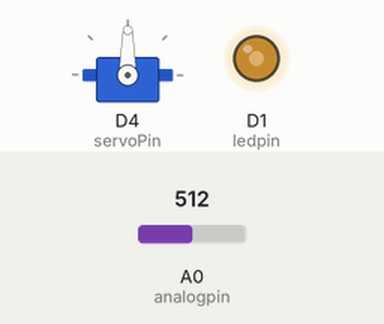
Recording of a sketch running on a simulated ESP8266 (NodeMCU). Shown: servo, output pins drawn as LEDs (lit = HIGH). The test bench sets the inputs (shaded band); at power-on: A0 (analogpin) = 512. What the sketch prints to the serial monitor is not drawn.

Above: at 1.2 s.
1.3 s: A0 (analogpin) set to 716
At 2.3 s:
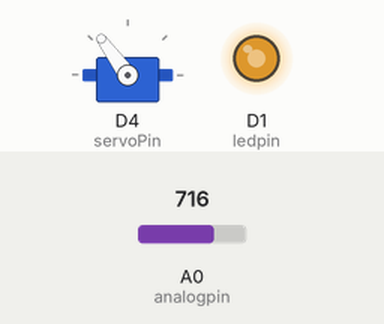
2.8 s: A0 (analogpin) set to 900
At 3.4 s:
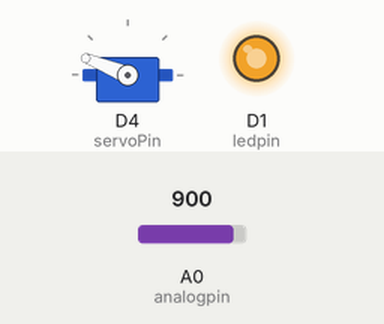
4.3 s: A0 (analogpin) set to 1023
At 5.0 s:
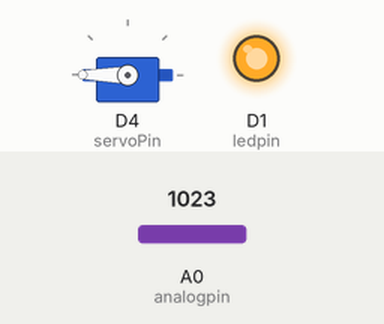
5.8 s: A0 (analogpin) set to 306
At 7.0 s:
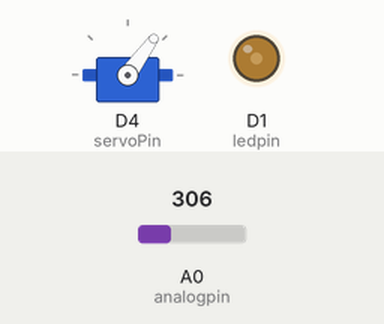
7.3 s: A0 (analogpin) set to 122
At 8.4 s:
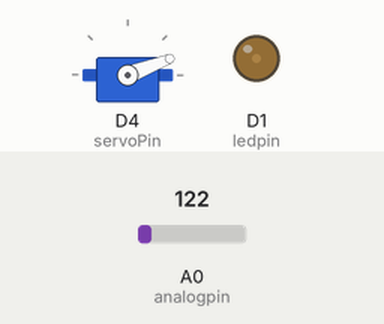
8.8 s: A0 (analogpin) set to 0
At 9.3 s:
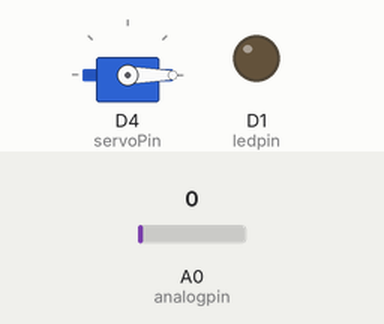
Timing chart, 0 to 11.3 s (numbered marks = the images above; inputs shaded):
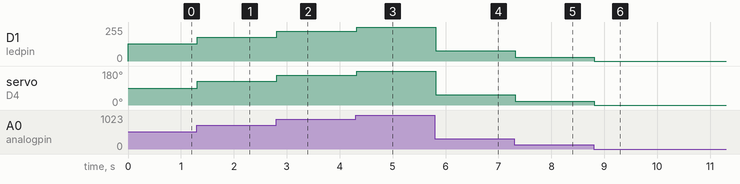

The sketch:

ServoMotor_Rotate_using_Potentiometer.ino
```cpp
#include<Servo.h>

#define servoPin D4
#define analogpin A0
#define ledpin D1

Servo servo;

void setup() {
  // put your setup code here, to run once:
  servo.attach(servoPin);
  pinMode(analogpin,INPUT);
  pinMode(ledpin,OUTPUT);
  Serial.begin(9600);

}

void loop() {

  int poten = analogRead(analogpin);
  int mappedPoten = map(poten,0,1023,0,180);
  int mappedLed = map(poten,0,1023,0,255);

  // put your main code here, to run repeatedly:
  Serial.println(poten);
  Serial.println(mappedPoten);
  servo.write(mappedPoten);
  analogWrite(ledpin,mappedLed);
  //delay(100);


}
```

Measured:
- after the input at 1.3 s, D1 (ledpin): 128/255 → 178/255 at once; servo on D4 (servoPin): 90° → 126° at once
- after the input at 2.8 s, D1 (ledpin): 178/255 → 224/255 at once; servo on D4 (servoPin): 126° → 158° at once
- after the input at 4.3 s, D1 (ledpin): 224/255 → 255/255 at once; servo on D4 (servoPin): 158° → 180° at once
- after the input at 5.8 s, D1 (ledpin): 255/255 → 76/255 at once; servo on D4 (servoPin): 180° → 54° at once
- after the input at 7.3 s, D1 (ledpin): 76/255 → 30/255 at once; servo on D4 (servoPin): 54° → 21° at once
- after the input at 8.8 s, D1 (ledpin): 30/255 → 0/255 at once; servo on D4 (servoPin): 21° → 0° at once
